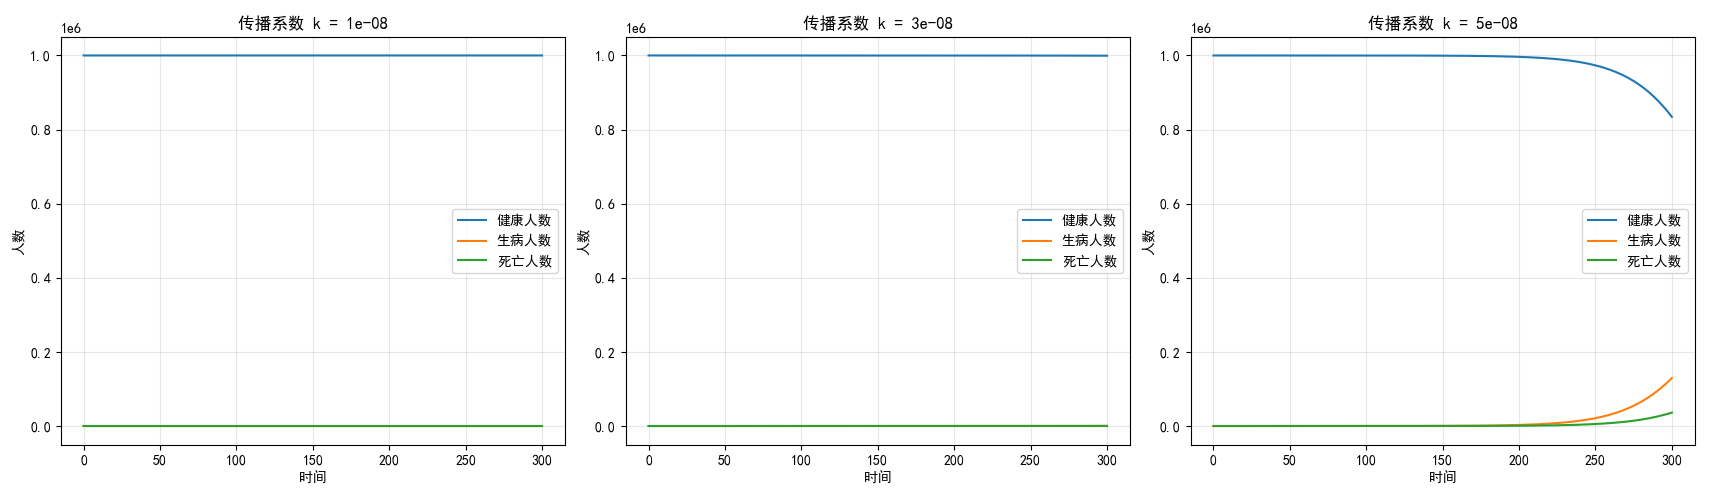

This figure's Python source:
import numpy as np
import matplotlib.pyplot as plt
from scipy.integrate import odeint

def epidemic_model(state, t, k, l):
    x, y, z = state
    dx_dt = -k * x * y
    dy_dt = k * x * y - l * y
    dz_dt = l * y
    return [dx_dt, dy_dt, dz_dt]

def solve_and_plot():
    x0 = 10**6
    y0 = 1
    z0 = 0
    initial_state = [x0, y0, z0]

    t = np.linspace(0, 300, 2000)

    # 设置死亡比率系数
    l = 0.01
    # 选取三个不同的传播系数
    k_values = [1e-8, 3e-8, 5e-8]
    fig, axes = plt.subplots(1, 3, figsize=(18, 5))

    for i, k in enumerate(k_values):
        result = odeint(epidemic_model, initial_state, t, args=(k, l))
        x, y, z = result.T

        ax = axes[i]
        ax.plot(t, x, label='健康人数')
        ax.plot(t, y, label='生病人数')
        ax.plot(t, z, label='死亡人数')
        ax.set_title(f'传播系数 k = {k}')
        ax.set_xlabel('时间')
        ax.set_ylabel('人数')
        ax.legend()
        ax.grid(True, alpha=0.3)

    plt.tight_layout()
    plt.show()

plt.rcParams['font.sans-serif'] = ['SimHei']
plt.rcParams['axes.unicode_minus'] = False

solve_and_plot()
